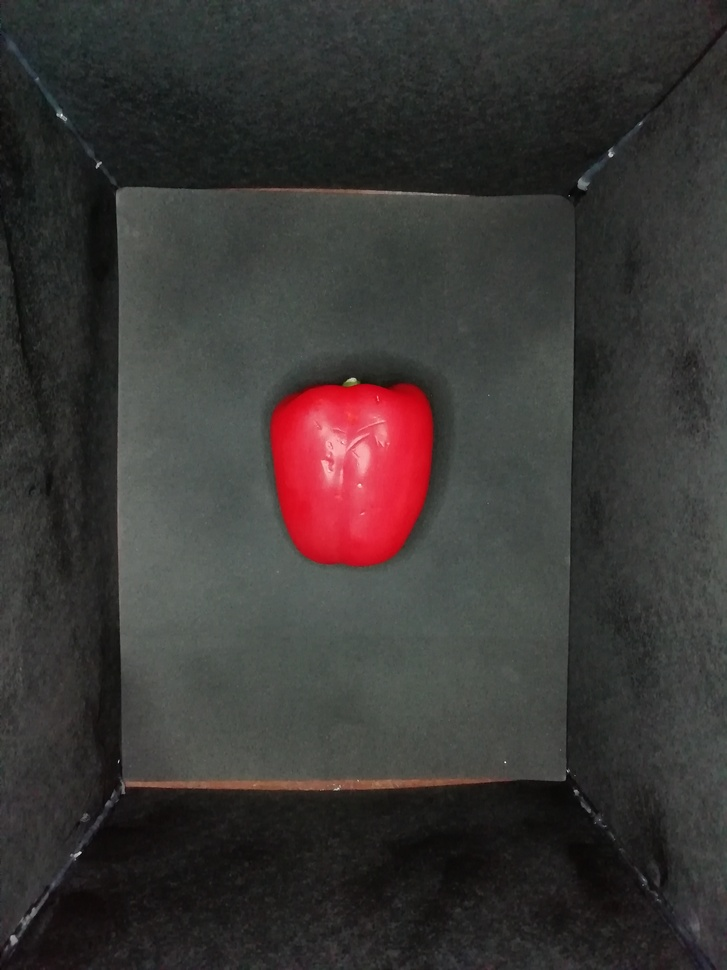
#> input picture images/BellPepper/4.jpg, 727 x 970 px, shrunk from 3120 x 4160 before the run
$ python base.py
#> lines starting #> are read from the running program, lines starting #| are printed output that depends on the picture
import numpy as np
import matplotlib.pyplot as plt
from scipy.fft import fft2, fftshift, ifft2
from scipy.ndimage import sobel
import imageio.v2 as imageio

# Load the image
image_path = 'images/BellPepper/4.jpg'
Bichoo_RGB = imageio.imread(image_path)
#> Bichoo_RGB is the input picture: shape (970, 727, 3); mean R, G, B 59, 54.7, 53.2
M, N, _ = Bichoo_RGB.shape
#> M = 970; N = 727

# Display the original image
plt.figure()
plt.imshow(Bichoo_RGB)
plt.title('Original Image')
plt.axis('off')

# Extract RGB channels and convert to double
R_i = Bichoo_RGB[:, :, 0].astype(np.float64)
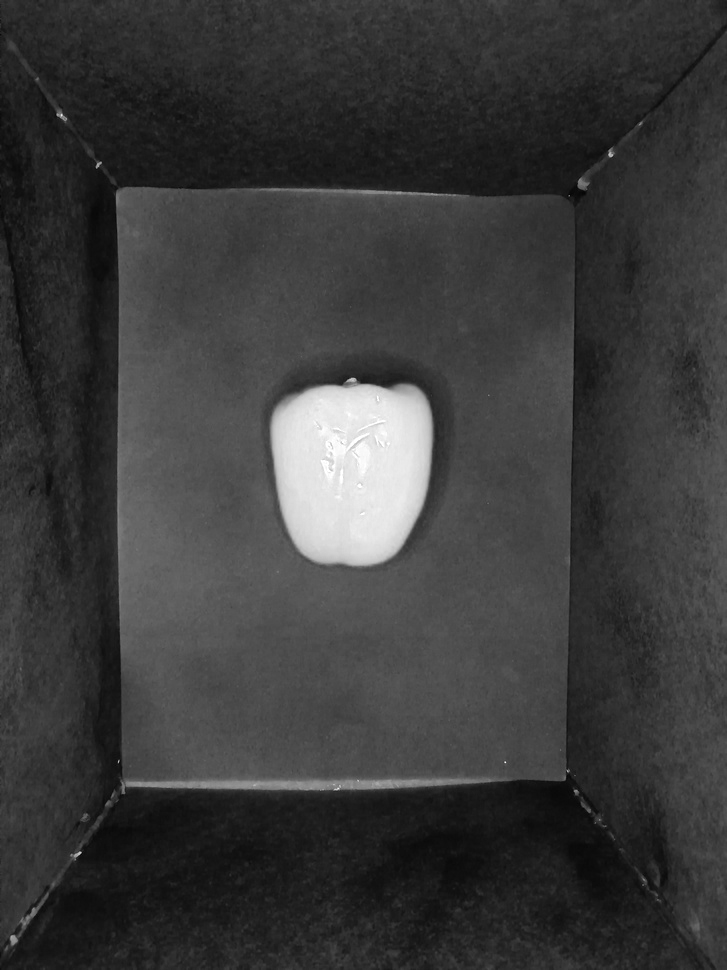
#> R_i: shape (970, 727) float64; min 1, max 255, mean 59
G_j = Bichoo_RGB[:, :, 1].astype(np.float64)
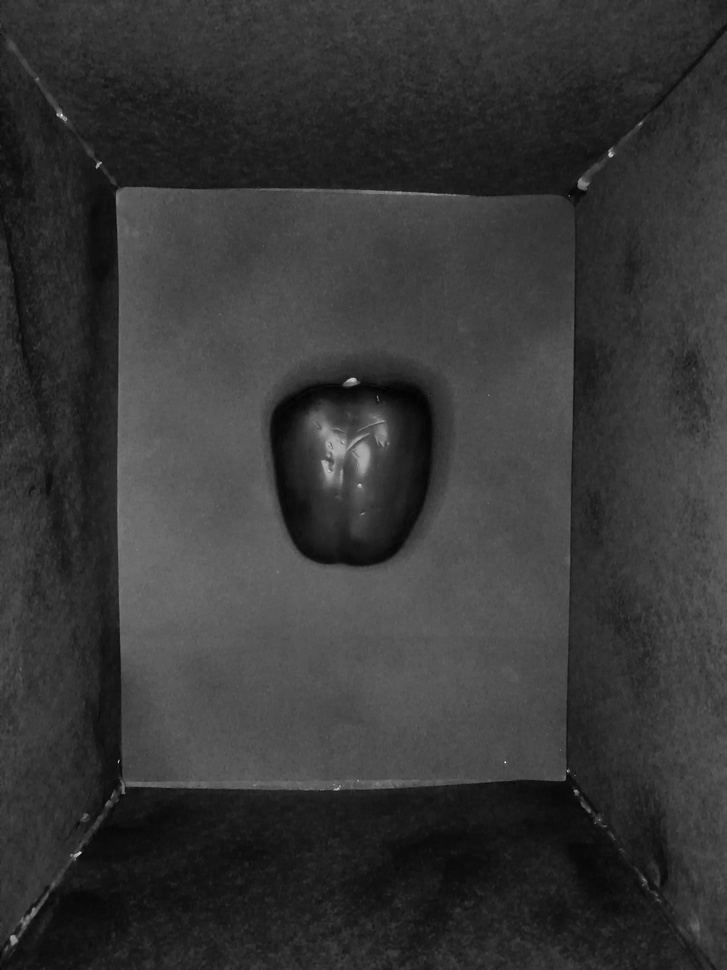
#> G_j: shape (970, 727) float64; min 0, max 253, mean 54.7
B_k = Bichoo_RGB[:, :, 2].astype(np.float64)

# Function to compute and plot FFT spectrum
def plot_fft_spectrum(channel, title):
#> called with title = 'R'
    FaFT = fft2(channel)
    cFaFT = fftshift(FaFT)
    pFaFT = np.abs(cFaFT)
    plt.figure()
    plt.imshow(np.log(1 + pFaFT), extent=(-M/2, M/2, -N/2, N/2), aspect='auto')
    plt.title(f'Espectro de potencia {title}')
    plt.xlabel('frecuencias horizontales')
    plt.ylabel('frecuencias verticales')
    plt.colorbar()
    plt.gca().set_aspect('auto')

# Plot FFT spectrum for R, G, B channels
plot_fft_spectrum(R_i, 'R')
plot_fft_spectrum(G_j, 'G')
plot_fft_spectrum(B_k, 'B')

# Compute FT(R*i)
haproof = fft2(R_i)
z = 1j  # imaginary unit
hctemp = B_k * z
hdtemp = G_j
sumgb = hdtemp + hctemp

# Compute FT(G + B*i)
hbproof = fft2(sumgb)
hbtemp = hbproof * z

# Combine FT results
QFT = haproof + hbtemp
cQFT = fftshift(QFT)
pQFT = np.abs(cQFT)
plt.figure()
plt.imshow(np.log(1 + pQFT), extent=(-M/2, M/2, -N/2, N/2), aspect='auto')
plt.title('Espectro de potencia RGB')
plt.xlabel('frecuencias horizontales')
plt.ylabel('frecuencias verticales')
plt.colorbar()
plt.gca().set_aspect('auto')

# Apply inverse FFT
IQFT = ifft2(QFT)
IQFTrp = np.abs(IQFT)
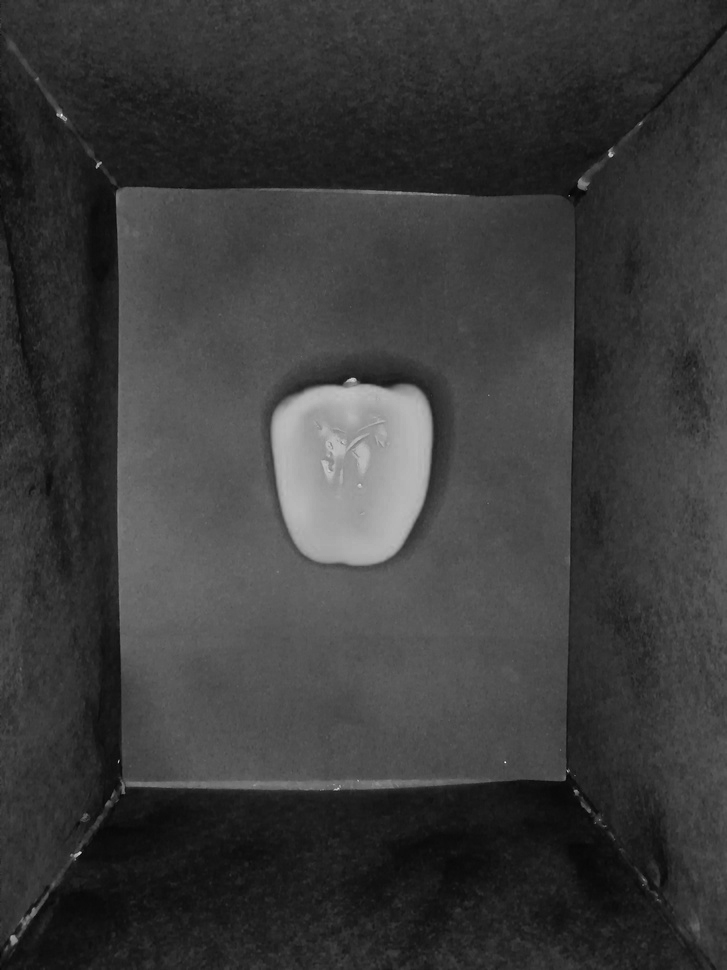
#> IQFTrp: shape (970, 727) float64; min 1, max 253, mean 59.2

plt.figure()
plt.imshow(IQFTrp, cmap='gray')
plt.title('Inverse FFT Image')
plt.axis('off')

# Apply Sobel filters
H1 = sobel(IQFT, axis=0, mode='constant')
H2 = sobel(IQFT, axis=1, mode='constant')

plt.figure()
plt.imshow(np.abs(H1), cmap='gray')
plt.title('Sobel Filter H1')
plt.axis('off')

plt.figure()
plt.imshow(np.abs(H2), cmap='gray')
plt.title('Sobel Filter H2')
plt.axis('off')

plt.show()
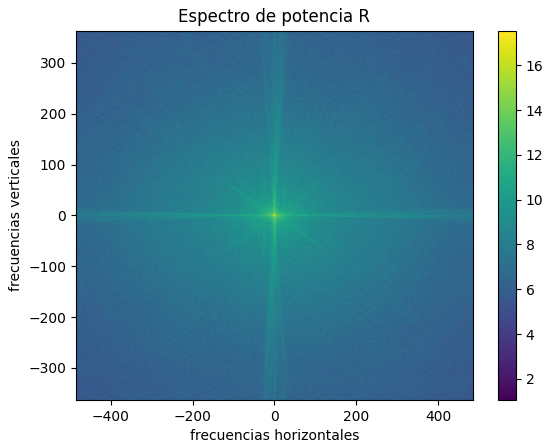
#> figure drawn by matplotlib, 2 panels
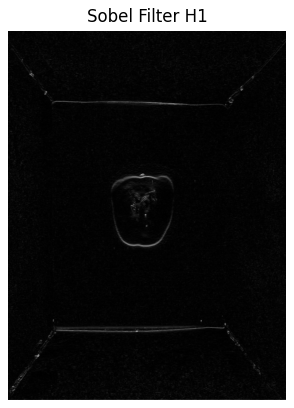
#> figure drawn by matplotlib, 1 panel
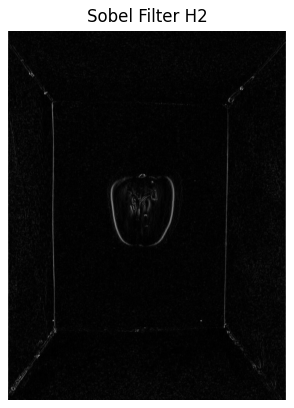
#> figure drawn by matplotlib, 1 panel

$ run again, with images/BellPepper/1.jpg copied over images/BellPepper/4.jpg
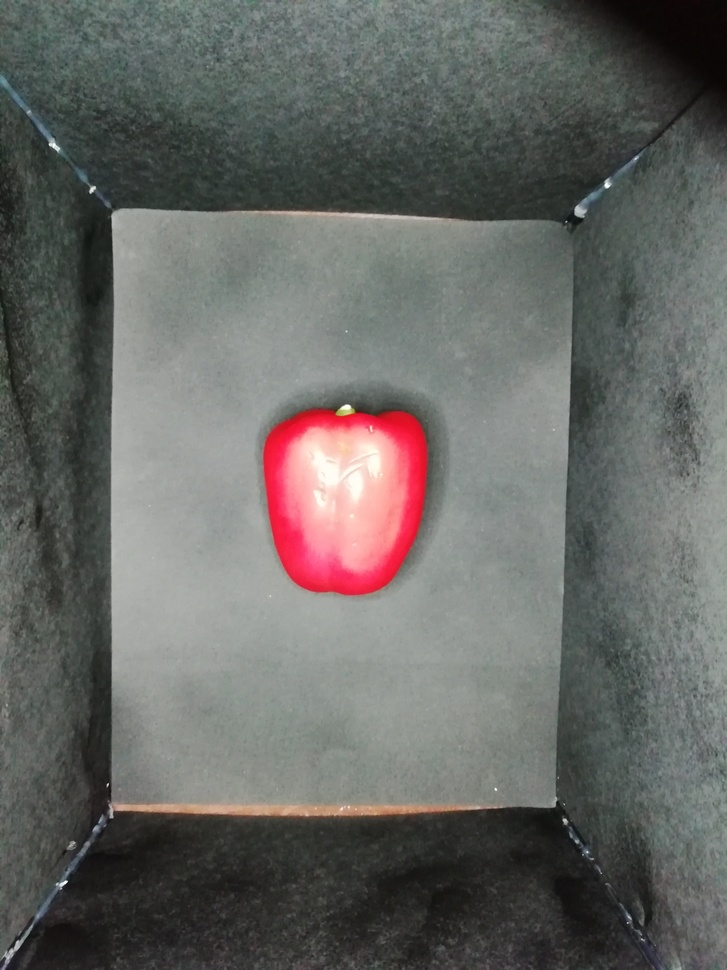
#> input picture images/BellPepper/1.jpg, 727 x 970 px, shrunk from 3120 x 4160 before the run
#> Bichoo_RGB is the input picture: shape (970, 727, 3); mean R, G, B 102.9, 103, 99.8
#> `plt.show()`:
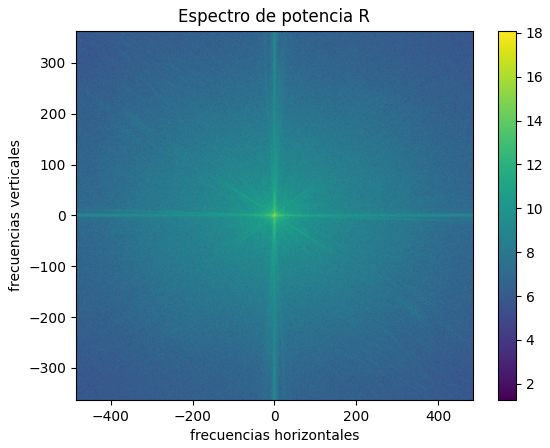
#> figure drawn by matplotlib, 2 panels
#> `plt.show()`:
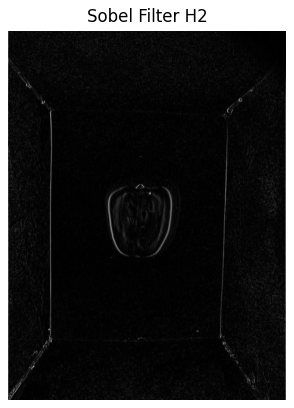
#> figure drawn by matplotlib, 1 panel

$ run again, with images/BellPepper/100.jpg copied over images/BellPepper/4.jpg
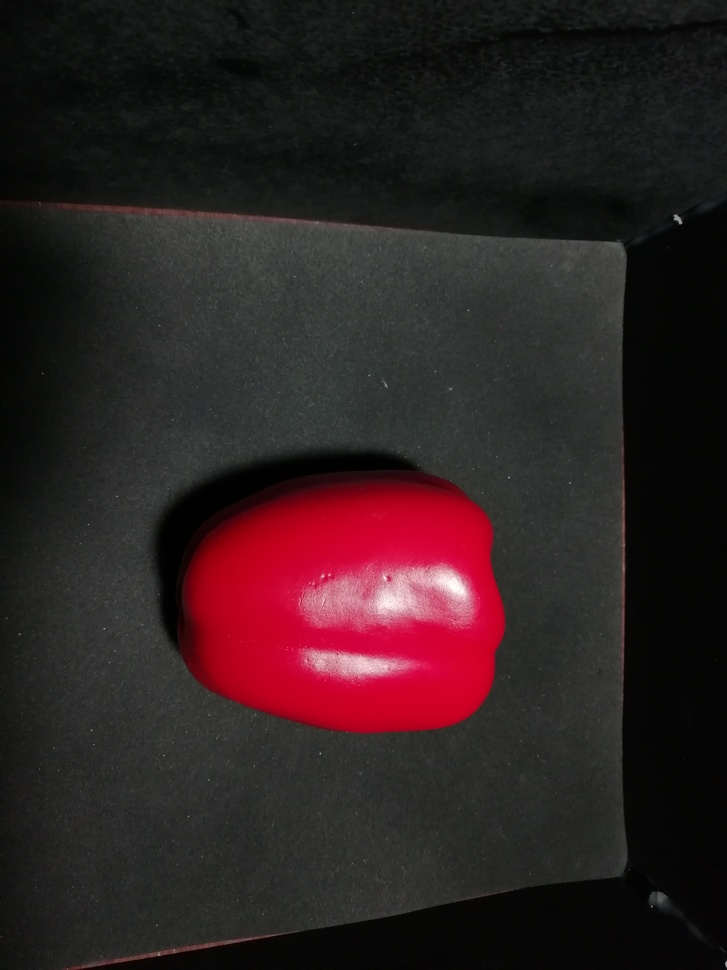
#> input picture images/BellPepper/100.jpg, 727 x 970 px, shrunk from 3120 x 4160 before the run
#> Bichoo_RGB is the input picture: shape (970, 727, 3); mean R, G, B 46.9, 31.7, 33.3
#> `plt.show()`:
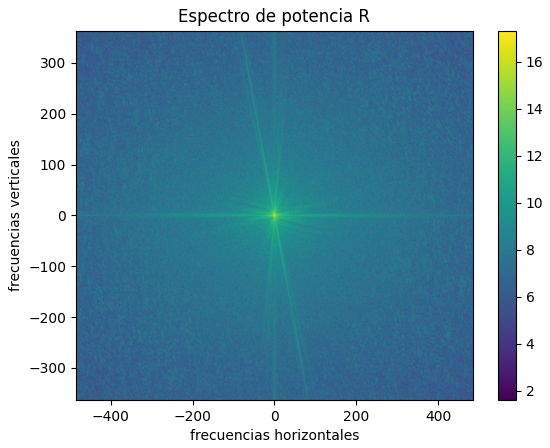
#> figure drawn by matplotlib, 2 panels
#> `plt.show()`:
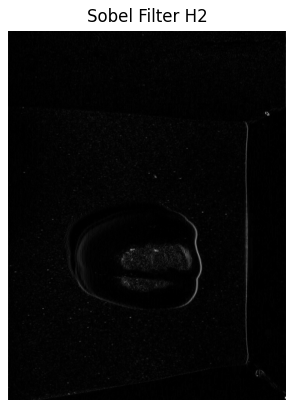
#> figure drawn by matplotlib, 1 panel
